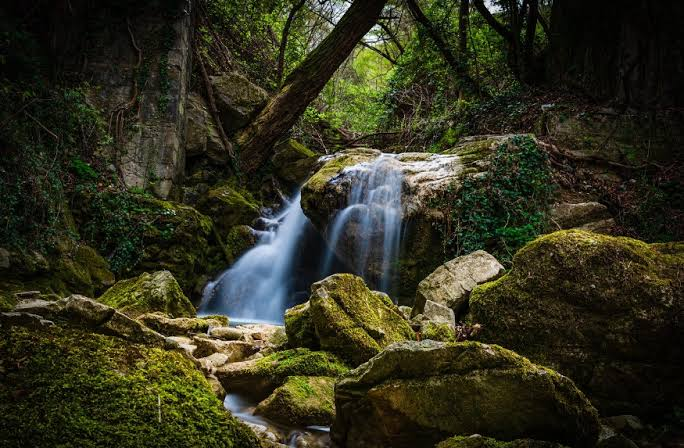
#> input picture images.jpeg, 684 x 448 px, given in place of grayscale.jpg, which was not available
$ jupyter execute Assignment_4_Image_Enhancement.ipynb   (text cells are left out)
#> lines starting #> are read from the running program, lines starting #| are printed output that depends on the picture; after the words box and inside, x2 and y2 are one past the last pixel; in counts of white or black regions, pixels touching at a corner belong together; pictures that were not available may be replaced by others from this repository, and a replacement may not be noted
[cell 1]
import cv2
import numpy as np
import matplotlib.pyplot as plt

# Read grayscale image
image = cv2.imread('grayscale.jpg', cv2.IMREAD_GRAYSCALE)
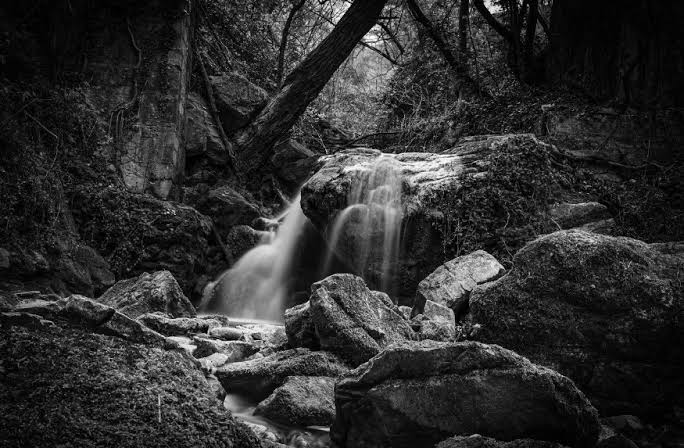
#> image: shape (448, 684); min 0, max 255, mean 46.4

# Log transformation: s = c * log(1 + r), c = 1
log_image = np.log1p(image.astype(np.float32))
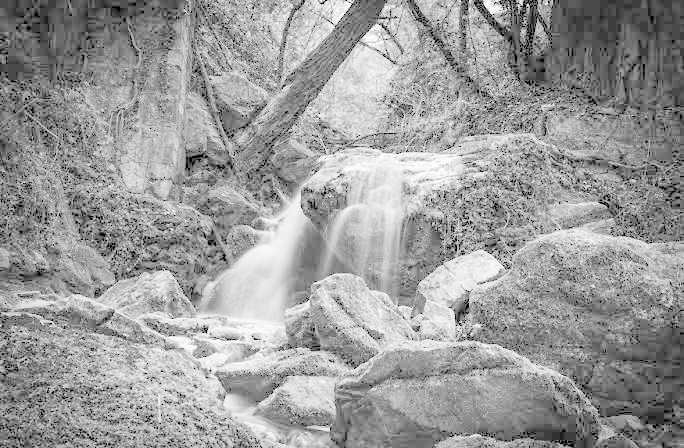
#> log_image: shape (448, 684) float32; min 0, max 5.55, mean 3.38; drawn with min black and max white

# Normalize to 0-255 for display
log_image = cv2.normalize(log_image, None, 0, 255, cv2.NORM_MINMAX)
log_image = log_image.astype(np.uint8)

# Display original and log transformed image
plt.figure(figsize=(10, 4))

plt.subplot(1, 2, 1)
plt.imshow(image, cmap='gray')
plt.title('Original Grayscale Image')
plt.axis('off')

plt.subplot(1, 2, 2)
plt.imshow(log_image, cmap='gray')
plt.title('Log Transformed Image')
plt.axis('off')

plt.show()
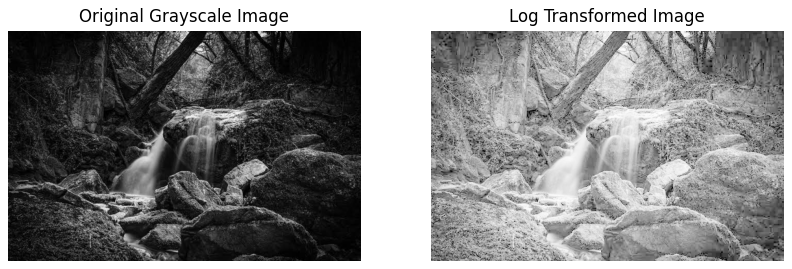
#> figure drawn by matplotlib, 2 panels

[cell 2]
import cv2
import numpy as np
import matplotlib.pyplot as plt

# Read grayscale image
image = cv2.imread('grayscale.jpg', cv2.IMREAD_GRAYSCALE)

# Take gamma value from user
gamma = float(input("Enter gamma value: "))
#> the answer given: 3

# Power law transformation: s = c * r^gamma, c = 1
normalized = image.astype(np.float32) / 255.0
gamma_image = np.power(normalized, gamma)
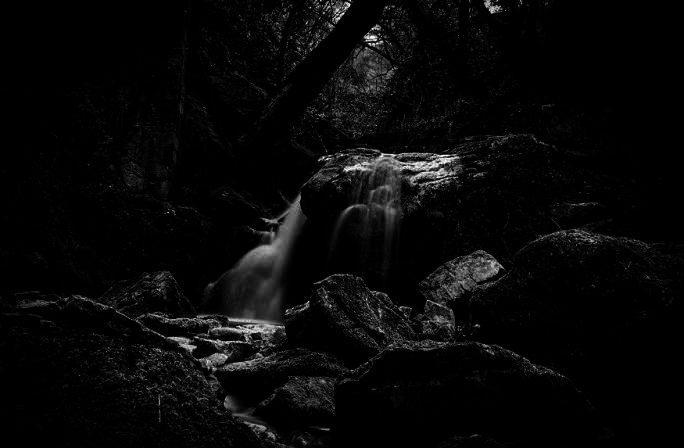
#> gamma_image: shape (448, 684) float32; min 0, max 1, mean 0.0325

# Convert back to 0-255
gamma_image = (gamma_image * 255).astype(np.uint8)

# Display original and gamma transformed image
plt.figure(figsize=(10, 4))

plt.subplot(1, 2, 1)
plt.imshow(image, cmap='gray')
plt.title('Original Grayscale Image')
plt.axis('off')

plt.subplot(1, 2, 2)
plt.imshow(gamma_image, cmap='gray')
plt.title('Gamma Transformed Image')
plt.axis('off')

plt.show()

[cell 3]
import cv2
import numpy as np
import matplotlib.pyplot as plt

# Read grayscale image
image = cv2.imread('grayscale.jpg', cv2.IMREAD_GRAYSCALE)

# Take input and output intensity ranges from user
r1 = int(input("Enter lower input intensity value: "))
#> the answer given: 3
r2 = int(input("Enter upper input intensity value: "))
#> the answer given: 3
s1 = int(input("Enter lower output intensity value: "))
#> the answer given: 3
s2 = int(input("Enter upper output intensity value: "))
#> the answer given: 3

# Contrast stretching
output = np.zeros_like(image, dtype=np.uint8)

mask = (image >= r1) & (image <= r2)
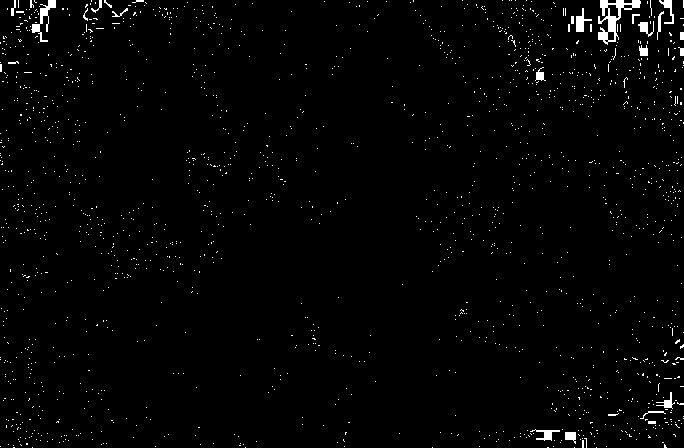
#> mask: shape (448, 684) bool; 1.6% white; 1691 white regions (1666 under 20 px), largest, box (x1, y1, x2, y2) and area: (598, 0, 641, 45) 631, (31, 0, 56, 42) 293, (576, 8, 592, 32) 160

output[image < r1] = 0
output[image > r2] = 255
output[mask] = ((image[mask] - r1) * (s2 - s1) / (r2 - r1) + s1).astype(np.uint8)
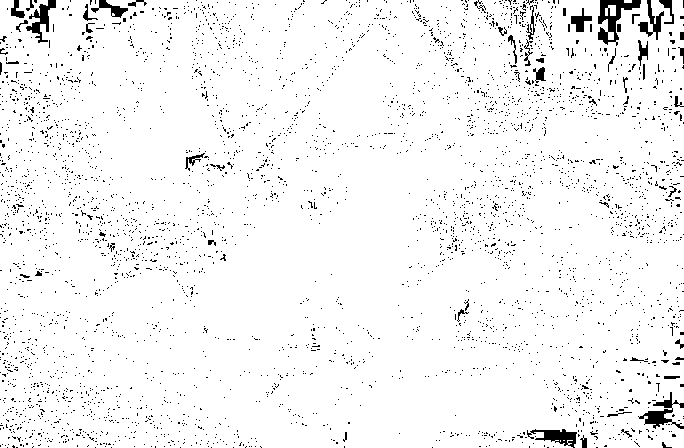
#> output: shape (448, 684); 95.8% white; 4018 black regions (3965 under 20 px), largest, box (x1, y1, x2, y2) and area: (598, 0, 641, 46) 761, (638, 392, 684, 429) 527, (26, 0, 56, 43) 462

# Display original and enhanced image
plt.figure(figsize=(10, 4))

plt.subplot(1, 2, 1)
plt.imshow(image, cmap='gray')
plt.title('Original Grayscale Image')
plt.axis('off')

plt.subplot(1, 2, 2)
plt.imshow(output, cmap='gray')
plt.title('Intensity Level Slicing')
plt.axis('off')

plt.show()
